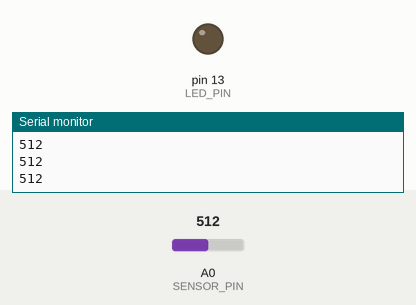
A sketch run on a simulated Arduino Uno, built with avr-gcc and run on an emulated ATmega328P. Shown: output pins drawn as LEDs (lit = HIGH), the last lines printed to the serial monitor. The inputs (shaded band) are chosen by the test bench; at power-on: A0 (SENSOR_PIN) = 512.

Above: at 1.2 s.
1.3 s: A0 (SENSOR_PIN) set to 23
2.8 s: A0 (SENSOR_PIN) set to 19
At 3.9 s:
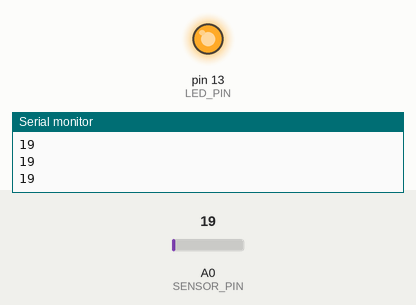
4.3 s: A0 (SENSOR_PIN) set to 122
At 5.0 s:
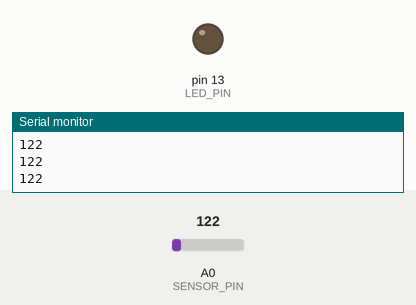
5.8 s: A0 (SENSOR_PIN) set to 10
At 6.2 s:
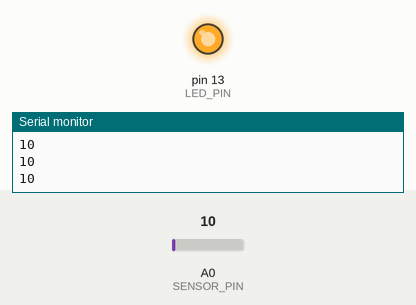
Timing chart, 0 to 8.3 s (numbered marks = the images above; inputs shaded):
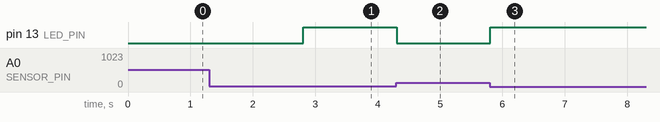

Measured:
- the behaviour switches between 21 and 20 on A0 (SENSOR_PIN) (found by bisection; images 0 and 1)
- after the input at 2.8 s, pin 13 (LED_PIN): LOW → HIGH at once
- after the input at 4.3 s, pin 13 (LED_PIN): HIGH → LOW at once
- after the input at 5.8 s, pin 13 (LED_PIN): LOW → HIGH at once

The sketch:

Audrino_Code.ino
```cpp
// C++ code
//
int LED_PIN=13;
int SENSOR_PIN=A0;
int sense;

void setup()
{
  pinMode(LED_PIN, OUTPUT);
  pinMode(SENSOR_PIN, OUTPUT);
  Serial.begin(9600);
}

void loop()
{
  sense = analogRead(SENSOR_PIN);
  Serial.println(sense);
  if(sense<=20){
    digitalWrite(LED_PIN,HIGH);
  }
  else if(sense>20){
    digitalWrite(LED_PIN,LOW);
  }
}
```
